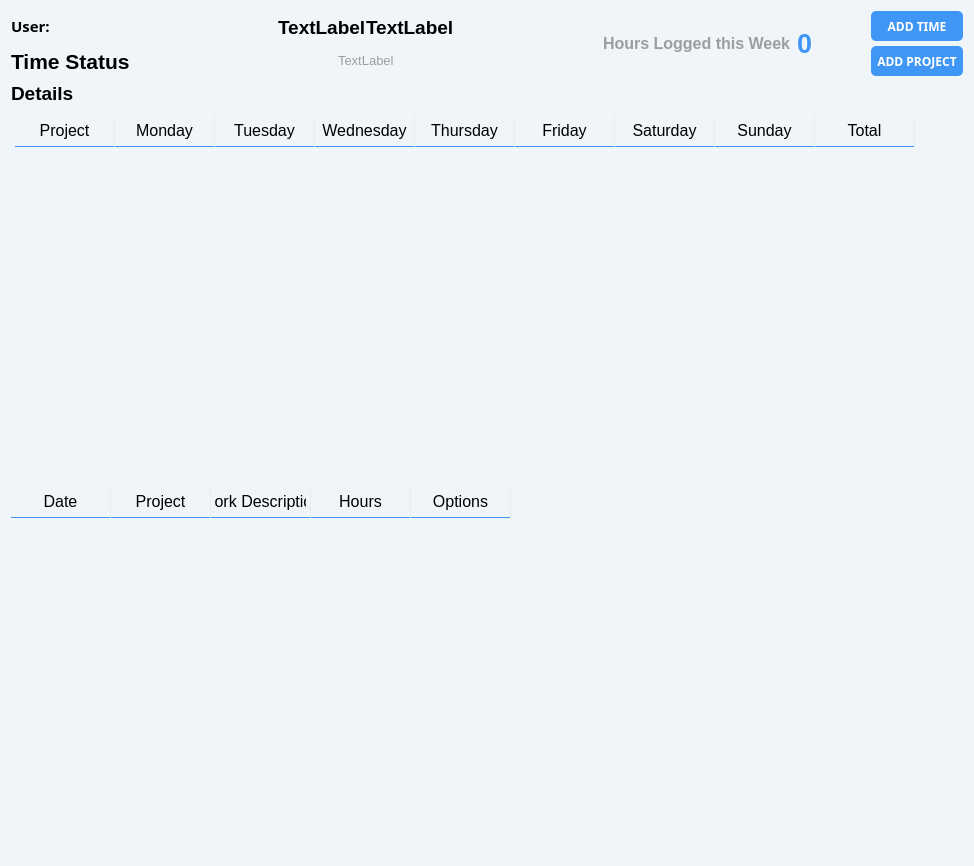
<?xml version="1.0" encoding="UTF-8"?>
<ui version="4.0">
 <class>TimeStatus</class>
 <widget class="QWidget" name="TimeStatus">
  <property name="enabled">
   <bool>true</bool>
  </property>
  <property name="geometry">
   <rect>
    <x>0</x>
    <y>0</y>
    <width>974</width>
    <height>866</height>
   </rect>
  </property>
  <property name="windowTitle">
   <string>Form</string>
  </property>
  <property name="styleSheet">
   <string notr="true">background-color: rgb(240, 245, 250);</string>
  </property>
  <layout class="QVBoxLayout" name="verticalLayout_4" stretch="0,1,0,0,0">
   <item>
    <layout class="QHBoxLayout" name="horizontalLayout_2">
     <item>
      <layout class="QVBoxLayout" name="verticalLayout_3">
       <item>
        <widget class="QLabel" name="labelUser">
         <property name="font">
          <font>
           <family>Century Gothic</family>
           <pointsize>11</pointsize>
           <weight>75</weight>
           <bold>true</bold>
          </font>
         </property>
         <property name="text">
          <string>User:</string>
         </property>
        </widget>
       </item>
       <item>
        <widget class="QLabel" name="label">
         <property name="font">
          <font>
           <family>MS Shell Dlg 2</family>
           <pointsize>16</pointsize>
           <weight>75</weight>
           <bold>true</bold>
          </font>
         </property>
         <property name="text">
          <string>Time Status</string>
         </property>
        </widget>
       </item>
      </layout>
     </item>
     <item>
      <spacer name="horizontalSpacer">
       <property name="orientation">
        <enum>Qt::Horizontal</enum>
       </property>
       <property name="sizeHint" stdset="0">
        <size>
         <width>40</width>
         <height>20</height>
        </size>
       </property>
      </spacer>
     </item>
     <item>
      <widget class="QPushButton" name="buttonPreviousWeek">
       <property name="styleSheet">
        <string notr="true">QPushButton {	
	background-color: transparent;
	border:none
}

QPushButton:pressed {
background-color: rgb(231, 236, 240);
	border:none
}
QPushButton:hover {
background-color: rgb(245, 250, 255);
	border:none
}</string>
       </property>
       <property name="text">
        <string/>
       </property>
       <property name="icon">
        <iconset resource="resources.qrc">
         <normaloff>:/images/images/lA.png</normaloff>:/images/images/lA.png</iconset>
       </property>
       <property name="iconSize">
        <size>
         <width>30</width>
         <height>30</height>
        </size>
       </property>
      </widget>
     </item>
     <item>
      <spacer name="horizontalSpacer_3">
       <property name="orientation">
        <enum>Qt::Horizontal</enum>
       </property>
       <property name="sizeHint" stdset="0">
        <size>
         <width>40</width>
         <height>20</height>
        </size>
       </property>
      </spacer>
     </item>
     <item>
      <layout class="QVBoxLayout" name="verticalLayout">
       <property name="spacing">
        <number>0</number>
       </property>
       <item>
        <layout class="QHBoxLayout" name="horizontalLayout">
         <item>
          <widget class="QLabel" name="labelFirstDay">
           <property name="font">
            <font>
             <pointsize>14</pointsize>
             <weight>75</weight>
             <bold>true</bold>
            </font>
           </property>
           <property name="text">
            <string>TextLabel</string>
           </property>
          </widget>
         </item>
         <item>
          <widget class="QLabel" name="labelLastDay">
           <property name="font">
            <font>
             <pointsize>14</pointsize>
             <weight>75</weight>
             <bold>true</bold>
            </font>
           </property>
           <property name="text">
            <string>TextLabel</string>
           </property>
          </widget>
         </item>
        </layout>
       </item>
       <item>
        <layout class="QHBoxLayout" name="horizontalLayout_3">
         <item>
          <spacer name="horizontalSpacer_5">
           <property name="orientation">
            <enum>Qt::Horizontal</enum>
           </property>
           <property name="sizeHint" stdset="0">
            <size>
             <width>40</width>
             <height>20</height>
            </size>
           </property>
          </spacer>
         </item>
         <item>
          <widget class="QLabel" name="labelYear">
           <property name="font">
            <font>
             <pointsize>10</pointsize>
            </font>
           </property>
           <property name="styleSheet">
            <string notr="true">color: rgb(157, 157, 157);</string>
           </property>
           <property name="text">
            <string>TextLabel</string>
           </property>
          </widget>
         </item>
         <item>
          <spacer name="horizontalSpacer_6">
           <property name="orientation">
            <enum>Qt::Horizontal</enum>
           </property>
           <property name="sizeHint" stdset="0">
            <size>
             <width>40</width>
             <height>20</height>
            </size>
           </property>
          </spacer>
         </item>
        </layout>
       </item>
      </layout>
     </item>
     <item>
      <spacer name="horizontalSpacer_4">
       <property name="orientation">
        <enum>Qt::Horizontal</enum>
       </property>
       <property name="sizeHint" stdset="0">
        <size>
         <width>40</width>
         <height>20</height>
        </size>
       </property>
      </spacer>
     </item>
     <item>
      <widget class="QPushButton" name="buttonNextWeek">
       <property name="styleSheet">
        <string notr="true">QPushButton {	
	background-color: transparent;
	border:none
}

QPushButton:pressed {
background-color: rgb(231, 236, 240);
	border:none
}
QPushButton:hover {
background-color: rgb(245, 250, 255);
	border:none
}</string>
       </property>
       <property name="text">
        <string/>
       </property>
       <property name="icon">
        <iconset resource="resources.qrc">
         <normaloff>:/images/images/rA.png</normaloff>:/images/images/rA.png</iconset>
       </property>
       <property name="iconSize">
        <size>
         <width>30</width>
         <height>30</height>
        </size>
       </property>
      </widget>
     </item>
     <item>
      <spacer name="horizontalSpacer_2">
       <property name="orientation">
        <enum>Qt::Horizontal</enum>
       </property>
       <property name="sizeHint" stdset="0">
        <size>
         <width>40</width>
         <height>20</height>
        </size>
       </property>
      </spacer>
     </item>
     <item>
      <widget class="QLabel" name="label_2">
       <property name="font">
        <font>
         <pointsize>12</pointsize>
         <weight>75</weight>
         <bold>true</bold>
        </font>
       </property>
       <property name="styleSheet">
        <string notr="true">color: rgb(157, 157, 157);</string>
       </property>
       <property name="text">
        <string>Hours Logged this Week</string>
       </property>
      </widget>
     </item>
     <item>
      <widget class="QLabel" name="labelHours">
       <property name="font">
        <font>
         <pointsize>20</pointsize>
         <weight>75</weight>
         <bold>true</bold>
        </font>
       </property>
       <property name="styleSheet">
        <string notr="true">color: rgb(64, 150, 244);</string>
       </property>
       <property name="text">
        <string>0</string>
       </property>
      </widget>
     </item>
     <item>
      <spacer name="horizontalSpacer_7">
       <property name="orientation">
        <enum>Qt::Horizontal</enum>
       </property>
       <property name="sizeHint" stdset="0">
        <size>
         <width>20</width>
         <height>20</height>
        </size>
       </property>
      </spacer>
     </item>
     <item>
      <layout class="QVBoxLayout" name="verticalLayout_2">
       <property name="spacing">
        <number>5</number>
       </property>
       <item>
        <widget class="QPushButton" name="buttonAddTime">
         <property name="minimumSize">
          <size>
           <width>0</width>
           <height>30</height>
          </size>
         </property>
         <property name="font">
          <font>
           <family>Century Gothic</family>
           <pointsize>9</pointsize>
           <weight>75</weight>
           <bold>true</bold>
          </font>
         </property>
         <property name="styleSheet">
          <string notr="true">QPushButton {	
	background-color: rgb(64, 150, 244);
	border-radius: 5px;
	color: rgb(255, 255, 255);
	border:none
}

QPushButton:pressed {
background-color: rgb(57, 134, 217);

}
QPushButton:hover {
background-color: rgb(67, 158, 255);
}
</string>
         </property>
         <property name="text">
          <string>ADD TIME</string>
         </property>
        </widget>
       </item>
       <item>
        <widget class="QPushButton" name="buttonAddProject">
         <property name="minimumSize">
          <size>
           <width>0</width>
           <height>30</height>
          </size>
         </property>
         <property name="font">
          <font>
           <family>Century Gothic</family>
           <pointsize>9</pointsize>
           <weight>75</weight>
           <bold>true</bold>
          </font>
         </property>
         <property name="styleSheet">
          <string notr="true">QPushButton {	
	background-color: rgb(64, 150, 244);
	border-radius: 5px;
	color: rgb(255, 255, 255);
	border:none
}

QPushButton:pressed {
background-color: rgb(57, 134, 217);

}
QPushButton:hover {
background-color: rgb(67, 158, 255);
}
</string>
         </property>
         <property name="text">
          <string>  ADD PROJECT  </string>
         </property>
        </widget>
       </item>
      </layout>
     </item>
    </layout>
   </item>
   <item>
    <layout class="QHBoxLayout" name="horizontalLayout_4" stretch="1,1">
     <item>
      <layout class="QGridLayout" name="gridLayout_2"/>
     </item>
     <item>
      <layout class="QGridLayout" name="gridLayout"/>
     </item>
    </layout>
   </item>
   <item>
    <widget class="QLabel" name="label_3">
     <property name="font">
      <font>
       <pointsize>14</pointsize>
       <weight>75</weight>
       <bold>true</bold>
      </font>
     </property>
     <property name="text">
      <string>Details</string>
     </property>
    </widget>
   </item>
   <item>
    <widget class="QTableWidget" name="tableWidgetProjectDetails">
     <property name="styleSheet">
      <string notr="true">QHeaderView::section {
    background-color: transparent;
    /*color: black;
    padding-left: 4px;*/
	padding: 4px;
    font-size: 12pt;
    border-style: none;
    border-bottom: 1px solid rgb(64, 150, 244);
    border-right: 1px solid rgb(231, 236, 240);

}

QTableView {
    background-color: transparent;
	border: none;
}

QTableWidget {
    gridline-color: rgb(231, 236, 240);
	padding: 4px;

    font-size: 10pt;
}</string>
     </property>
     <column>
      <property name="text">
       <string>Project</string>
      </property>
     </column>
     <column>
      <property name="text">
       <string>Monday</string>
      </property>
     </column>
     <column>
      <property name="text">
       <string>Tuesday</string>
      </property>
     </column>
     <column>
      <property name="text">
       <string>Wednesday</string>
      </property>
     </column>
     <column>
      <property name="text">
       <string>Thursday</string>
      </property>
     </column>
     <column>
      <property name="text">
       <string>Friday</string>
      </property>
     </column>
     <column>
      <property name="text">
       <string>Saturday</string>
      </property>
     </column>
     <column>
      <property name="text">
       <string>Sunday</string>
      </property>
     </column>
     <column>
      <property name="text">
       <string>Total</string>
      </property>
     </column>
    </widget>
   </item>
   <item>
    <widget class="QTableWidget" name="tableWidgetReportDetails">
     <property name="styleSheet">
      <string notr="true">QHeaderView::section {
    background-color: transparent;
    /*color: black;
    padding-left: 4px;*/
	padding: 4px;
    font-size: 12pt;
    border-style: none;
    border-bottom: 1px solid rgb(64, 150, 244);
    border-right: 1px solid rgb(231, 236, 240);

}

QTableView {
    background-color: transparent;
	border: none;
}

QTableWidget {
    gridline-color: rgb(231, 236, 240);
    font-size: 10pt;
}</string>
     </property>
     <column>
      <property name="text">
       <string>Date</string>
      </property>
      <property name="font">
       <font>
        <pointsize>9</pointsize>
        <weight>75</weight>
        <bold>true</bold>
       </font>
      </property>
     </column>
     <column>
      <property name="text">
       <string>Project</string>
      </property>
      <property name="font">
       <font>
        <pointsize>9</pointsize>
        <weight>75</weight>
        <bold>true</bold>
       </font>
      </property>
     </column>
     <column>
      <property name="text">
       <string>Work Description</string>
      </property>
      <property name="font">
       <font>
        <pointsize>9</pointsize>
        <weight>75</weight>
        <bold>true</bold>
       </font>
      </property>
     </column>
     <column>
      <property name="text">
       <string>Hours</string>
      </property>
      <property name="font">
       <font>
        <pointsize>9</pointsize>
        <weight>75</weight>
        <bold>true</bold>
       </font>
      </property>
     </column>
     <column>
      <property name="text">
       <string>Options</string>
      </property>
      <property name="font">
       <font>
        <pointsize>9</pointsize>
        <weight>75</weight>
        <bold>true</bold>
       </font>
      </property>
     </column>
    </widget>
   </item>
  </layout>
 </widget>
 <resources>
  <include location="resources.qrc"/>
 </resources>
 <connections/>
</ui>
